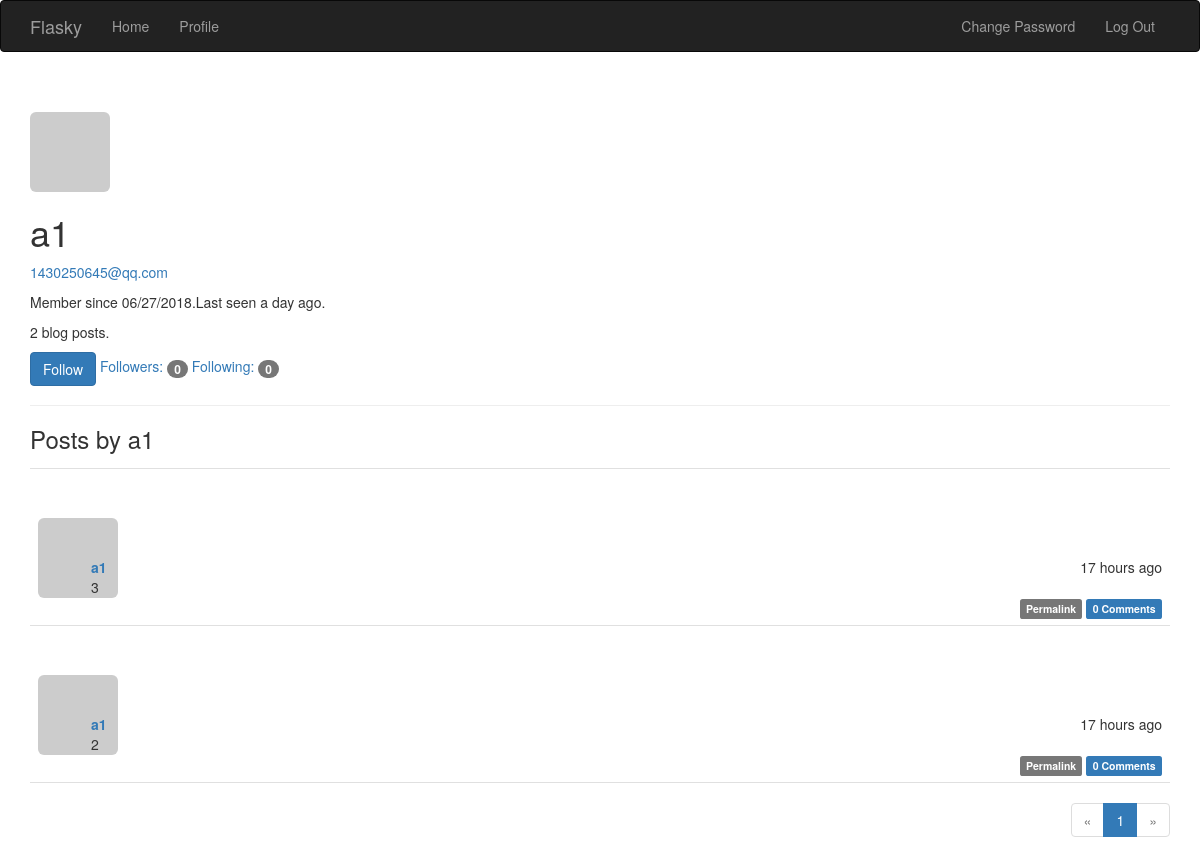
Screenshot of /user/a1 (signed in) with the database file from the repository.
### app/models.py (models this page shows, shortened)
class User(UserMixin, db.Model):
    __tablename__ = 'users'
    id = db.Column(db.Integer, primary_key=True)
    email = db.Column(db.String(64), unique=True, index=True)
    username = db.Column(db.String(64), unique=True, index=True)
    password_hash = db.Column(db.String(128))
    role_id = db.Column(db.Integer, db.ForeignKey('roles.id'))  # 一对多时，外键在多的一侧，多对一时，在一的一侧
    confirmed = db.Column(db.Boolean, default=False)
    location = db.Column(db.String(64))
    about_me = db.Column(db.Text())
    member_since = db.Column(db.DateTime(), default=datetime.utcnow)  # 注册日期
    last_seen = db.Column(db.DateTime(), default=datetime.utcnow)
    posts = db.relationship('Post', backref='author', lazy='dynamic')
    followed = db.relationship('Follow',
                               foreign_keys=[Follow.follower_id],
                               backref=db.backref('follower', lazy='joined'),
                               lazy='dynamic',
                               cascade='all, delete-orphan')
    followers = db.relationship('Follow',
                                foreign_keys=[Follow.followed_id],
                                backref=db.backref('followed', lazy='joined'),
                                lazy='dynamic',
                                cascade='all, delete-orphan')
    comments = db.relationship('Comment', backref='author', lazy='dynamic')
    def can(self, permissions):
        return self.role is not None and \
               (self.role.permissions & permissions) == permissions  # 与结果==permission则说明该角色可以执行此项操作
    def is_administrator(self):
        return self.can(Permission.ADMINISTER)
    def ping(self):
        self.last_seen = datetime.utcnow()
        db.session.add(self)
    def gravatar(self, size=100, default='identicon', rating='g'):
        if request.is_secure:
            url = 'https://secure.gravatar.com/avatar'
        else:
            url = 'http://www.gravatar.com/avatar'
        hash = hashlib.md5(self.email.encode('utf-8')).hexdigest()
        return '{url}/{hash}?s={size}&d={default}&r={rating}'.format(
            url=url, hash=hash, size=size, default=default, rating=rating)
    @property
    def password(self):
        raise AttributeError('password is not a readable attribute')
    def is_following(self, user):
        if user.id is None:
            return False
        return self.followed.filter_by(
            followed_id=user.id).first() is not None

class Post(db.Model):
    __tablename__ = 'posts'
    id = db.Column(db.Integer, primary_key=True)
    body = db.Column(db.Text)
    timestamp = db.Column(db.DateTime, index=True, default=datetime.utcnow)
    author_id = db.Column(db.Integer, db.ForeignKey('users.id'))
    body_html = db.Column(db.Text)
    comments = db.relationship('Comment', backref='post', lazy='dynamic')

### app/main/views.py (the view)
@main.route('/user/<username>')
def user(username):
    user = User.query.filter_by(username=username).first_or_404()
    page = request.args.get('page', 1, type=int)
    pagination = user.posts.order_by(Post.timestamp.desc()).paginate(
        page, per_page=2,
        error_out=False)
    posts = pagination.items
    return render_template('user.html', user=user, posts=posts,
                           pagination=pagination)

### app/auth/views.py (called while the page is built)
@auth.before_app_request
def before_request():
    if current_user.is_authenticated:
        current_user.ping()
        if current_user.is_authenticated \
                and not current_user.confirmed \
                and request.endpoint \
                and request.blueprint != 'auth'\
                and request.endpoint != 'static':  # ????????????
            return redirect(url_for('auth.unconfirmed'))

### app/main/__init__.py (called while the page is built)
@main.app_context_processor
def inject_permissions():
    return dict(Permission=Permission)

### app/models.py (called while the page is built)
@login_manager.user_loader
def load_user(user_id):
    return User.query.get(int(user_id))

### app/templates/user.html (shortened to what this page needs)
{% extends "base.html" %}
{% import "_macros.html" as macros %}
{% block page_content %}
<div class="page-header">
    <img class="img-rounded profile-thumbnail" src="{{ user.gravatar(size=256) }}">
    <div class="profile-header">
        <h1>{{ user.username }}</h1>
        {% if current_user.is_administrator %}
        <p><a href="mailto:{{ user.email }}">{{ user.email }}</a></p>
        {% endif %}
        <p>
             Member since {{ moment(user.member_since).format('L') }}.Last seen {{ moment(user.last_seen).fromNow() }}.
        </p>
        <p>{{ user.posts.count() }} blog posts.</p>
        <p>
            {% if current_user.can(Permission.FOLLOW) and user != current_user %}
                {% if not current_user.is_following(user) %}
                <a href="{{ url_for('.follow', username=user.username) }}" class="btn btn-primary">Follow</a>
                {% else %}
                <a href="{{ url_for('.unfollow', username=user.username) }}" class="btn btn-default">Unfollow</a>
                {% endif %}
            {% endif %}
            <a href="{{ url_for('.followers', username=user.username) }}">Followers: <span class="badge">{{ user.followers.count() }}</span></a>
            <a href="{{ url_for('.followed_by', username=user.username) }}">Following: <span class="badge">{{ user.followed.count() }}</span></a>
        </p>
    </div>
</div>
<h3>Posts by {{ user.username }}</h3>
{% include '_posts.html' %}
{% if pagination %}
    <div class="pagination">
        {{ macros.pagination_widget(pagination, '.user', username=user.username) }}
    </div>
{% endif %}
{% endblock %}

### app/templates/_posts.html (shortened to what this page needs)
<ul class="posts">
    {% for post in posts %}
        <li class="post">
            <div class="post-thumbnail">
                <a href="{{ url_for('.user', username=post.author.username) }}">
                    <img class="img-rounded profile-thumbnail" src="{{ post.author.gravatar(size=40) }}">
                </a>
            </div>
            <div class="post-content">
                <div class="post-date">{{ moment(post.timestamp).fromNow() }}</div>
                <div class="post-author"><a
                        href="{{ url_for('.user', username=post.author.username) }}">{{ post.author.username }}</a>
                </div>
                <div class="post-body">
                    {% if post.body_html %}
                        {{ post.body_html | safe }}
                    {% else %}
                        {{ post.body }}
                    {% endif %}
                </div>
                <div class="post-footer">
                    <a href="{{ url_for('.post', id=post.id) }}">
                        <span class="label label-default">Permalink</span>
                    </a>
                    <a href="{{ url_for('.post', id=post.id) }}#comments">
                        <span class="label label-primary">{{ post.comments.count() }} Comments</span>
                    </a>
                </div>
            </div>
        </li>
    {% endfor %}
</ul>

### app/static/styles.css (style rules this page uses)
ul.posts { list-style-type: none; padding: 0px; margin:16px 0px 0px 0px; border-top:1px solid #e0e0e0; }
ul.posts li.post { padding: 8px; border-bottom: 1px solid #e0e0e0; }
div.post-date { float:right; }
div.post-author { position: relative; left: 5px; font-weight: bold; }
div.post-thumbnail { position: relative; top: 41px; }
div.post-body { position: relative; left: 5px; }
div.post-footer { text-align: right; }
div.post-content { margin-left:48px; min-align:right; }
div.pagination { width:100%; text-align: right; padding: 0px; margin: 0px; }

### rows the page displays
User: username "a1", email "1430250645@qq.com", member_since "06/27/2018", last_seen "a day ago"
Post: timestamp "17 hours ago", author.username "a1", body "3", comments.count "0"
Post: timestamp "17 hours ago", author.username "a1", body "2", comments.count "0"

### other values shown
{{ user.posts.count() }} "2"
{{ user.followers.count() }} "0"
{{ user.followed.count() }} "0"
{{ p }} "1"
